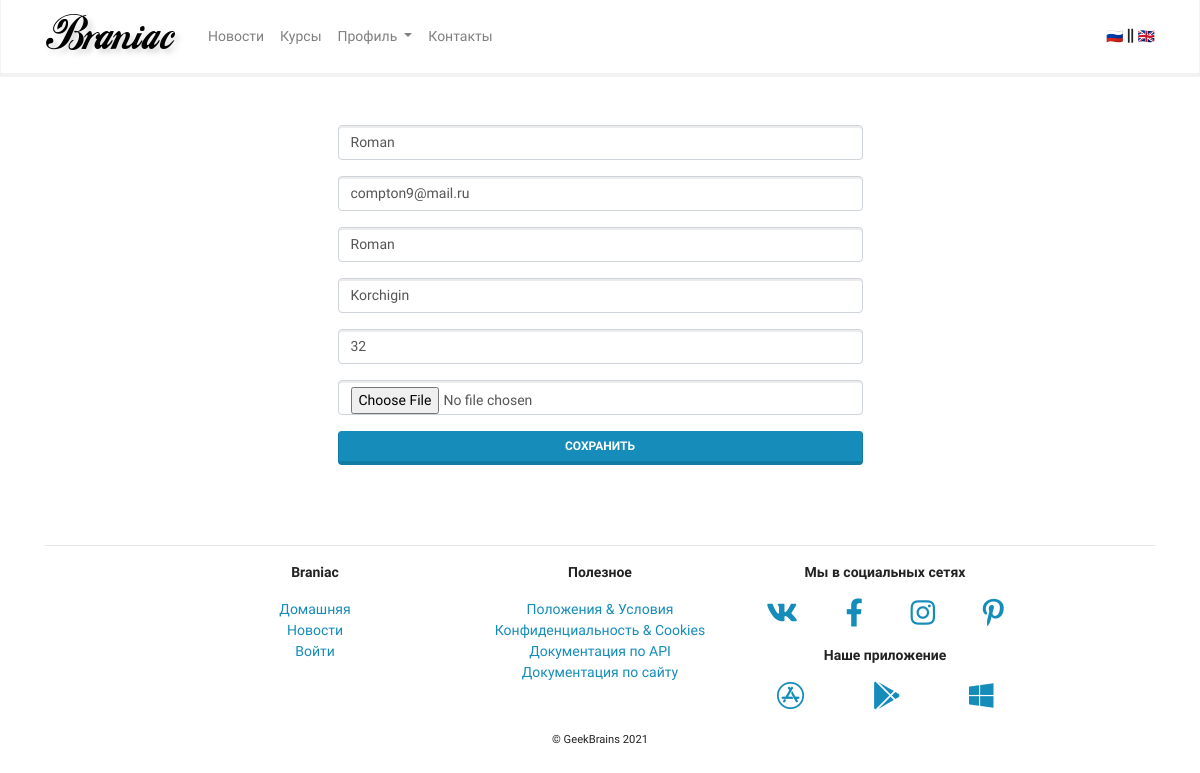
Screenshot of /authapp/edit/ (signed in) with the database file from the repository.
### authapp/models.py (models this page shows)
class User(AbstractUser):
    email = models.EmailField(blank=True, verbose_name='Email', unique=True)
    age = models.PositiveSmallIntegerField(null=True, blank=True, verbose_name='Возраст')
    avatar = models.ImageField(upload_to='users', blank=True, null=True)
    class Meta:
        verbose_name = 'пользователь'
        verbose_name_plural = 'пользователи'

### authapp/views.py (the view, shortened to what this page needs)
# urls.py: path('edit/', EditView.as_view(), name='edit'),
class EditView(UpdateView):
    model = User
    form_class = CustomUserChangeForm
    template_name = 'authapp/edit.html'
    def get_object(self, queryset=None):
        return self.request.user

### authapp/forms.py (shortened to what this page needs)
class CustomUserChangeForm(UserChangeForm):
    class Meta:
        model = get_user_model()
        fields = (
            'username',
            'email',
            'first_name',
            'last_name',
            'age',
            'avatar'
        )

### authapp/templates/authapp/edit.html (shortened to what this page needs)
{% extends 'mainapp/base.html' %}
{% block content %}
<form class="col-6 m-auto pt-5 pb-5" method="post" enctype="multipart/form-data">
    <p>
        <input type="text" name="username" autofocus=""
               value="{{ user.username }}"
               autocapitalize="none" autocomplete="username"
               maxlength="150" class="textinput textInput form-control"
               required="" id="id_username" placeholder="Username">
    </p>
    <p>
        <input type="text" name="email" autofocus=""
               value="{{ user.email }}"
               autocapitalize="none" autocomplete="email"
               maxlength="150" class="textinput textInput form-control"
               required="" id="id_email" placeholder="Email">
    </p>
    <p>
        <input type="text" name="first_name" autocapitalize="none"
               value="{{ user.first_name }}"
               maxlength="150" class="textinput textInput form-control"
               required="" placeholder="First name">
    </p>
    <p>
        <input type="text" name="last_name" autocapitalize="none"
               value="{{ user.last_name }}"
               maxlength="150" class="textinput textInput form-control"
               required="" placeholder="Last name">
    </p>
    <p>
        <input type="number" name="age" autocapitalize="none"
               value="{{ user.age }}"
               maxlength="150" class="textinput textInput form-control"
               required="" placeholder="Age">
    </p>
    <p>
        <input type="file" name="avatar"
               class="textinput textInput form-control"
               required="" id="id_avatar" placeholder="Avatar">
    </p>
    <p>
        <button type="submit" class="btn btn-primary btn-block">
            Сохранить
        </button>
    </p>
</form>
{% endblock %}

### rows the page displays
User: username "Roman", email "compton9@mail.ru", first_name "Roman", last_name "Korchigin", age "32"
